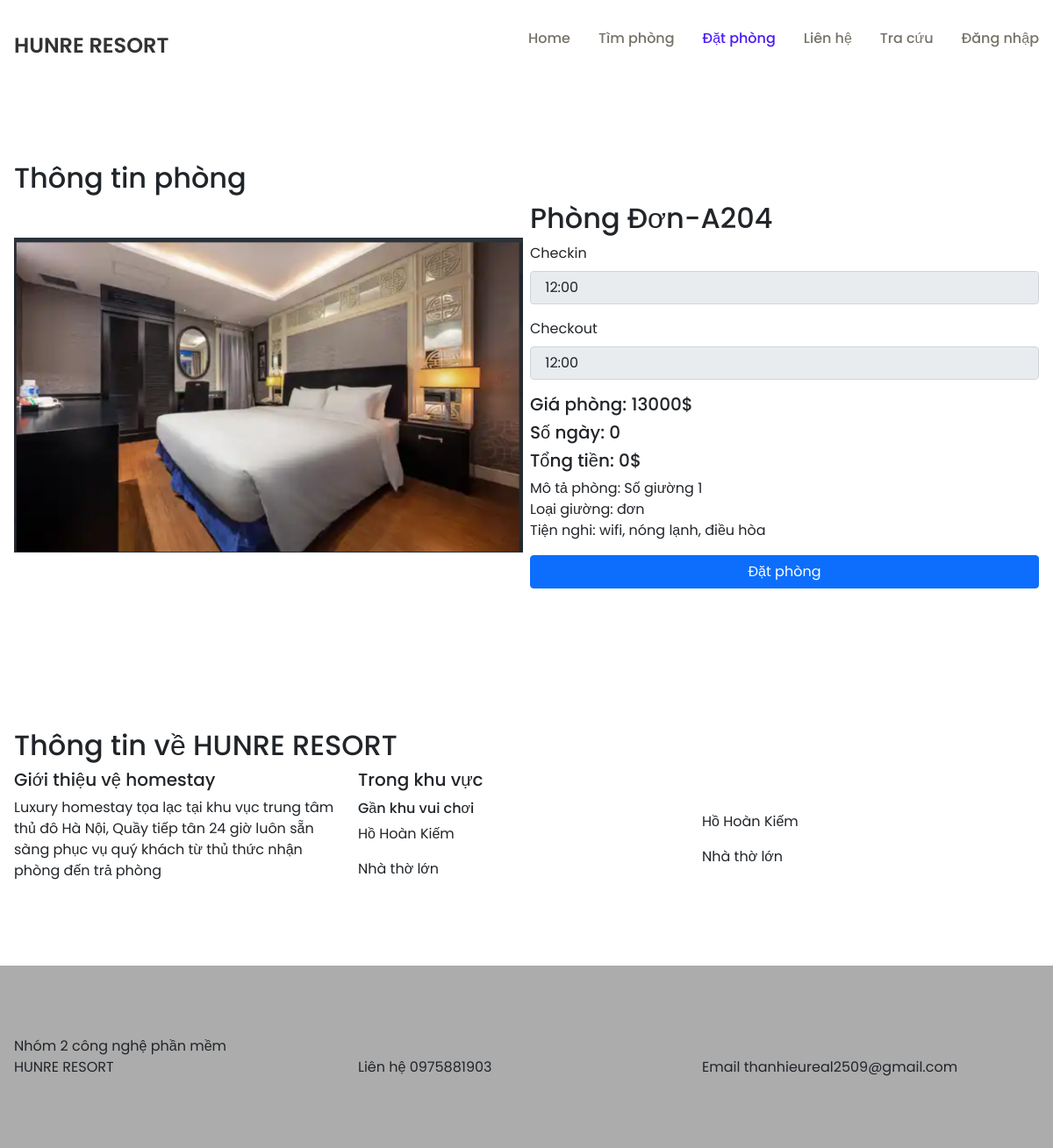
The page /customerView/datphongonline.php?id=1 on the database its author committed.
### tables this page shows
CREATE TABLE `thongtinhethong` (
  `id` int(11) NOT NULL,
  `tencongty` varchar(30) NOT NULL,
  `mota` text NOT NULL,
  `sdt` varchar(20) DEFAULT NULL,
  `email` varchar(30) DEFAULT NULL
);

CREATE TABLE `phong` (
  `id_phong` int(11) NOT NULL,
  `id_loaiphong` int(11) NOT NULL,
  `anh` varchar(50) DEFAULT NULL,
  `sophong` varchar(4) NOT NULL
);

CREATE TABLE `loaiphong` (
  `id_loaiphong` int(11) NOT NULL,
  `loaiphong` varchar(30) NOT NULL,
  `giaphong` int(11) NOT NULL,
  `songuoi` int(11) NOT NULL,
  `mota` text NOT NULL
);

### customerView/getThongtin.php (called while the page is built)
<?php
    include "../database.php";
    $rs = mysqli_query($connection, "SELECT * FROM thongtinhethong");
    $row = mysqli_fetch_assoc($rs);
    $tencongty = $row['tencongty'];
    $motacongty = $row['mota'];
    $emaicongty = $row['email'];
    $sdtcongty = $row['sdt'];
?>

### customerView/datphongonline.php (the view, shortened to what this page needs)
<?php
include "../database.php";
include "getThongtin.php";
?>
<!DOCTYPE html>
<html lang="en">
<head>
    <link href='https://cdn.jsdelivr.net/npm/bootstrap@5.1.3/dist/css/bootstrap.min.css' rel='stylesheet'>
    <link href='https://cdn.jsdelivr.net/npm/bootstrap-icons@1.8.1/font/bootstrap-icons.css' rel='stylesheet'>
    <link rel="stylesheet" href="https://cdn.datatables.net/1.13.6/css/dataTables.bootstrap5.min.css">
    <link rel="stylesheet" href="../css/jquery.datetimepicker.min.css" />
    <link rel="stylesheet" href="style.css">
</head>
<body>
    <nav>
        <div class="nav__logo"><?=$tencongty?></div>
        <ul class="nav__links">
            <li class="link"><a href="trangchu.php">Home</a></li>
            <li class="link"><a href="#">Tìm phòng</a></li>
            <li class="link"><a href="#datphong" class="link_active">Đặt phòng</a></li>
            <li class="link"><a href="#">Liên hệ</a></li>
            <li class="link"><a href="tracuudonhang.php">Tra cứu</a></li>
            <?php if (isset($_SESSION['id_tk_online'])) { ?>
                <li class="link"><a href="viewtaikhoan.php">Tài khoản</a></li>
            <?php
            } else {
            ?>
                <li class="link"><a href="loginonline.php">Đăng nhập</a></li>
            <?php
            }
            ?>
        </ul>
    </nav>
    <?php
    $checkin = base64_decode($_GET['checkin']);
    $checkout = base64_decode($_GET['checkout']);
    if (isset($_GET['id'])) {
        $id_phong = $_GET['id'];
        $sql = "SELECT * FROM phong INNER JOIN loaiphong ON phong.id_loaiphong = loaiphong.id_loaiphong WHERE id_phong = $id_phong";
        $qr = mysqli_query($connection, $sql);
        $room = mysqli_fetch_assoc($qr);
    }
    ?>
    <div class="section__container" id="room">
        <h2>Thông tin phòng </h2>
        <div class="row justify-content-center align-items-center g-2">
            <div class="col">
                <?php
                echo "<img src='../img/" . $room['anh'] . "' class='img-item' alt='...'>";
                ?>
            </div>
            <div class="col">
                <h2><?php echo $room['loaiphong'] . "-" . $room['sophong'] ?></h2>
                <div class="row justify-content-center align-items-center g-2">
                    <form action="xacnhandatphong.php" method="post">
                        <div class="col">
                            <div class="mb-3">
                                <label for="" class="form-label">Checkin</label>
                                <input type="text" class="form-control" name="checkin" id="checkin" value="<?= $checkin ?> 12:00" aria-describedby="helpId" placeholder="" readonly>
                            </div>
                        </div>
                        <div class="col">
                            <div class="mb-3">
                                <label for="" class="form-label">Checkout</label>
                                <input type="text" class="form-control" name="checkout" id="checkout" value="<?= $checkout ?> 12:00" aria-describedby="helpId" placeholder="" readonly>
                            </div>
                        </div>
                </div>
                <?php
                echo "<h5> Giá phòng: " . $room['giaphong'] . "$</h5>";
                $dateTimeCheckin = new DateTime($checkin);
                $dateTimeCheckou = new DateTime($checkout);
                $tongngay = $dateTimeCheckin->diff($dateTimeCheckou)->days;
                echo "<h5>Số ngày: " . $tongngay . "</h5>";
                $tongtien = $tongngay * $room['giaphong'];
                echo "<h5>Tổng tiền: " . $tongtien . "$</h5>";
                echo "<p> Mô tả phòng: " . $room['mota'] . "</p>";
                ?>
                <div class="d-grid gap-2">
                    <button type="submit" name="" id="" class="btn btn-primary">Đặt phòng</button>
                </div>
            </div>
        </div>
    </div>
    <div class="section__container" id="homestayinfor">
        <h2>Thông tin về <?=$tencongty?></h2>
        <div class="row justify-content-center align-items-center g-2">
            <div class="col-md-4">
                <h5>Giới thiệu vệ homestay</h5>
            </div>
            <div class="col-md-8">
                <h5>Trong khu vực</h5>
            </div>
        </div>
        <div class="row justify-content-center align-items-center g-2">
            <div class="col-md-4">
                <p><?=$motacongty?>
                </p>
            </div>
            <div class="col-md-8">
                <div class="row justify-content-center align-items-center g-2 ">
                    <div class="col">
                        <h6>Gần khu vui chơi</h6>
                        <p>Hồ Hoàn Kiếm</p>
                        <p>Nhà thờ lớn</p>
                    </div>
                    <div class="col">
                        <p>Hồ Hoàn Kiếm</p>
                        <p>Nhà thờ lớn</p>
                    </div>
                </div>
            </div>
        </div>
    </div>
    <footer class="footer">
        <div class="section__container">
            Nhóm 2 công nghệ phần mềm
            <div class="row justify-content-center align-items-center g-2">
        <div class="col"><?=$tencongty?></div>
        <div class="col">Liên hệ <?=$sdtcongty?></div>
        <div class="col">Email <?=$emaicongty?></div>
      </div>
        </div>
    </footer>
</body>
</html>

### customerView/style.css (style rules this page uses)
:root { --primary-color: #2c3855; --primary-color-dark: #435681; --text-dark: #333333; --text-light: #767268; --extra-light: #f3f4f6; --white: #ffffff; --max-width: 1200px; }
html { scroll-behavior: smooth; }
* { margin: 0; padding: 0; box-sizing: border-box; }
.section__container { max-width: var(--max-width); margin: auto; padding: 5rem 1rem; }
a { text-decoration: none; }
img { width: 100%; display: flex; }
body { font-family: "Poppins", sans-serif; }
nav { max-width: var(--max-width); margin: auto; padding: 2rem 1rem; display: flex; align-items: center; justify-content: space-between; }
.nav__logo { font-size: 1.5rem; font-weight: 600; color: var(--text-dark); }
.nav__links { list-style: none; display: flex; align-items: center; gap: 2rem; }
.link a { font-weight: 500; color: var(--text-light); transition: 0.3s; }
.footer { background-color: #acacac; }
.link_active { color: rgb(74, 26, 248) !important; }

### rows shown on the page
thongtinhethong: tencongty "HUNRE RESORT", mota "Luxury homestay tọa lạc tại khu vục trung tâm thủ đô Hà Nội, Quầy tiếp tân 24 giờ luôn sẵn sàng phục vụ quý khách từ thủ thức nhận phòng đến trả phòng", sdt "0975881903", email "thanhieureal2509@gmail.com"
phong: anh (picture), id_loaiphong.loaiphong "Phòng Đơn", sophong "A204", id_loaiphong.giaphong "13000", id_loaiphong.giaphong "0", id_loaiphong.mota "Số giường 1 Loại giường: đơn Tiện nghi: wifi, nóng lạnh, điều hòa"

### other values the page prints
$tongngay "0"
